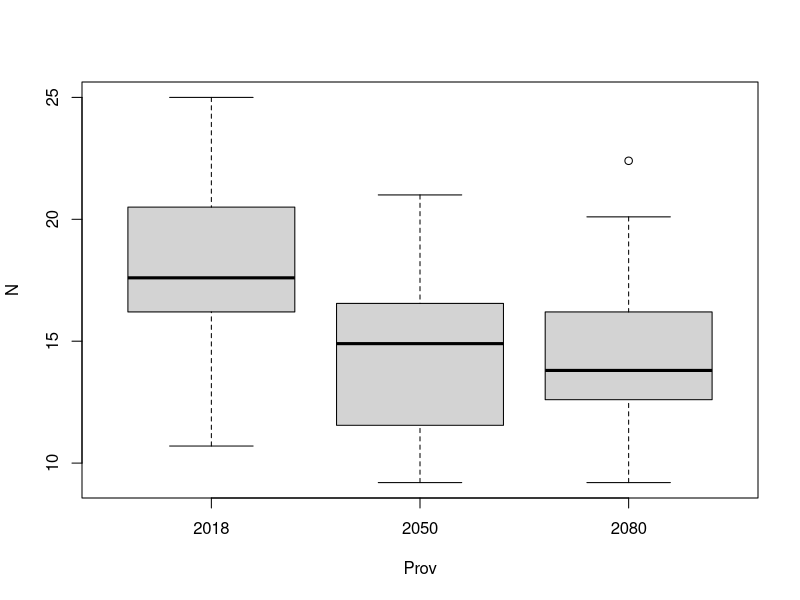
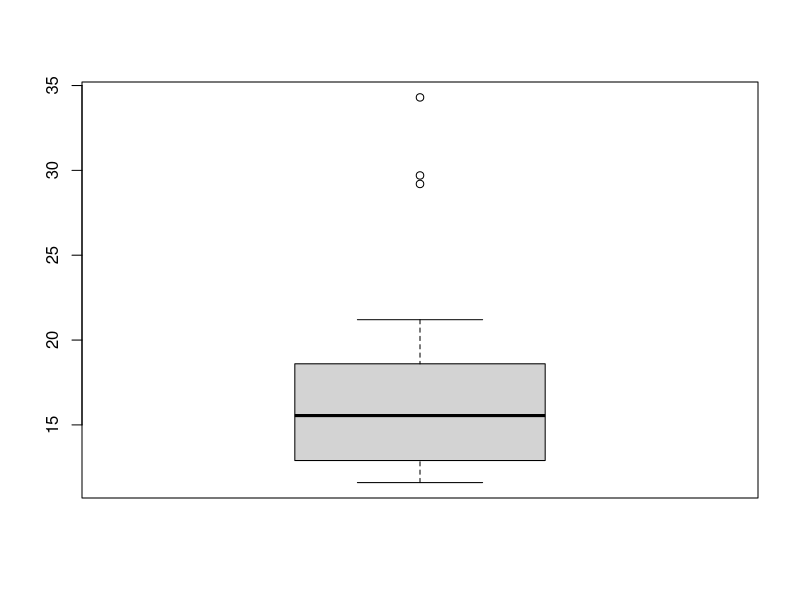
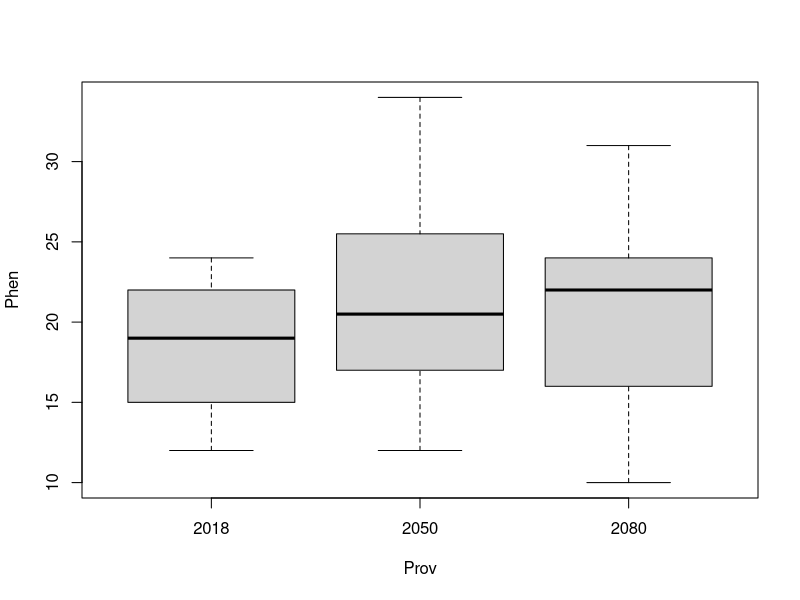
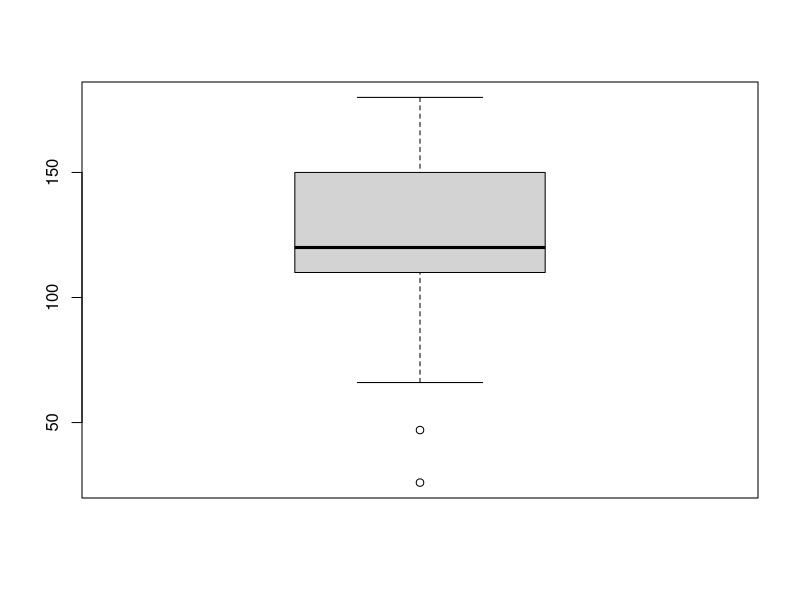
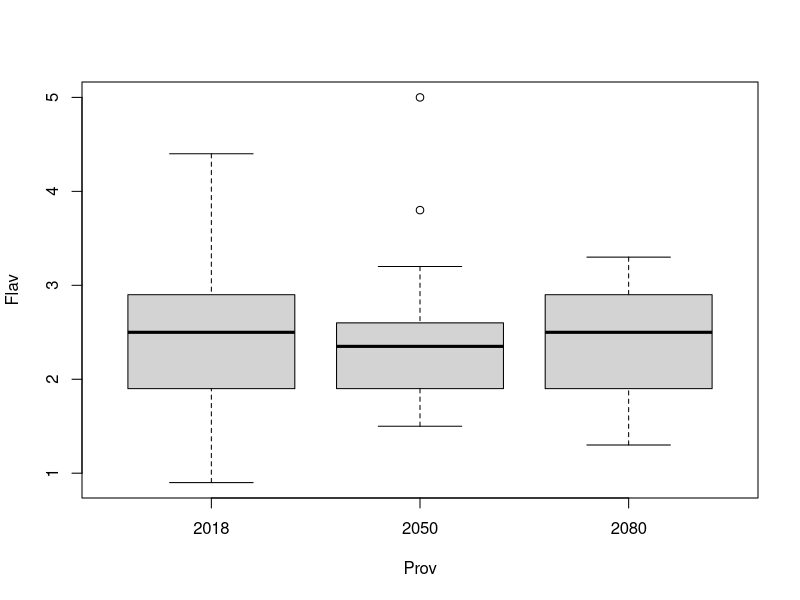
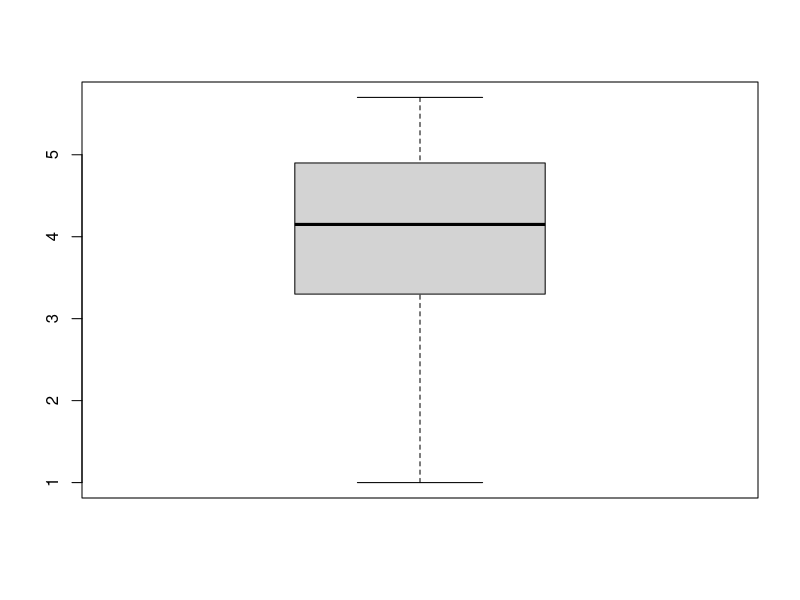
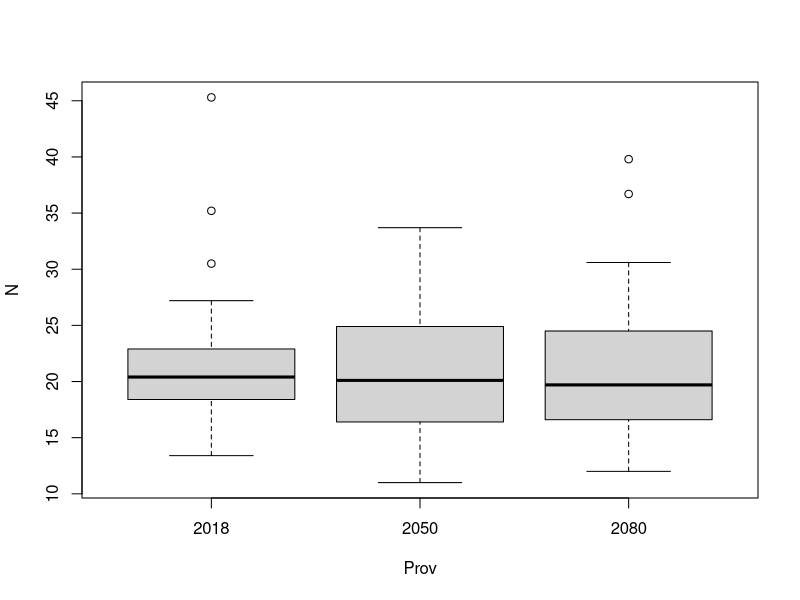
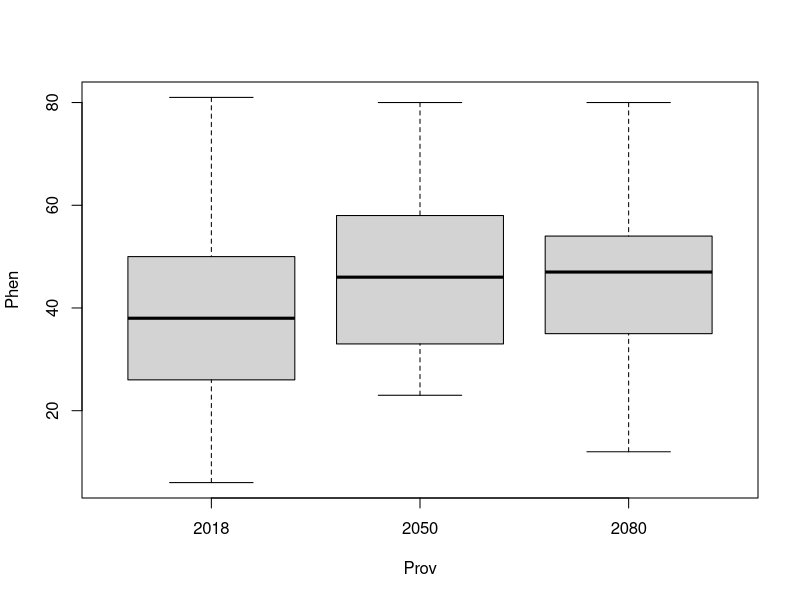

Source code (R) for these figures, in order:
####Analyses de composition chimique####

####Packages####
library(tidyr)

####Données####
PIB <- read.table("./PIB.txt", header = TRUE, dec = ",", stringsAsFactors = FALSE)
ERS <- read.table("./ERS.txt", header = TRUE, dec = ",", stringsAsFactors = FALSE)
CET <- read.table("./CET.txt", header = TRUE, dec = ",", stringsAsFactors = FALSE)

PIB <- separate(PIB, ID_plant, into = c("Esp", "Prov", "ID"), sep = "-")
ERS <- separate(ERS, ID_plant, into = c("Esp", "Prov", "ID"), sep = "-")
CET <- separate(CET, ID_plant, into = c("Esp", "Prov", "ID"), sep = "-")

####Graph####

boxplot(N ~ Prov, data= PIB)
boxplot(ERS$N)

boxplot(Phen ~ Prov, data= PIB)
boxplot(ERS$Phen)

boxplot(Flav ~ Prov, data= PIB)
boxplot(ERS$Flav)

boxplot(N ~ Prov, data= CET)
boxplot(Phen ~ Prov, data= CET)
boxplot(Flav ~ Prov, data= CET)
